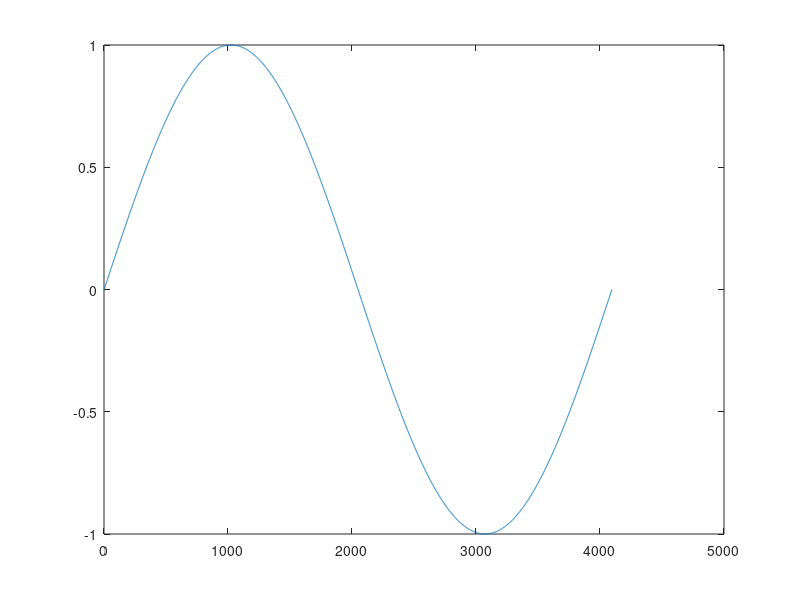

Write the MATLAB code that produced this figure.
t = linspace(0,1,4096);
f = 1;
y = sin(2*pi*f*t);
plot(y)
Input_fileID       = fopen('input_FFT.txt');
formatSpec = '%16.';
